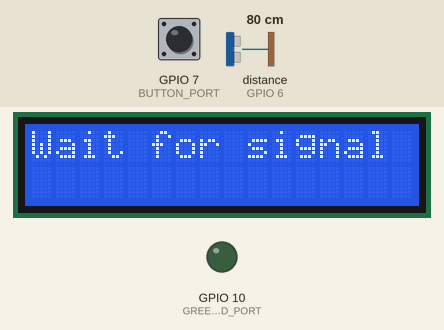
This sketch was run on a simulated ESP32-S3. On the bench: 16×2 character LCD, output pins drawn as LEDs (lit = HIGH). Inputs (shaded band) come from the test bench; at power-on: GPIO 7 (BUTTON_PORT) LOW, distance to the obstacle (sensor on GPIO 6) 80 cm. The echo pulse lasts 58.3 µs per cm; WiFi joins after 1.5 s; servers stay silent unless stated.

Above: at 18.2 s.
18.3 s: GPIO 7 (BUTTON_PORT) pulled HIGH for 0.15 s
At 18.9 s:
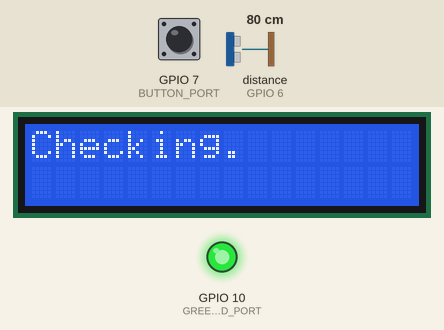
21.4 s: GPIO 7 (BUTTON_PORT) pulled HIGH for 1 s
At 23.1 s:
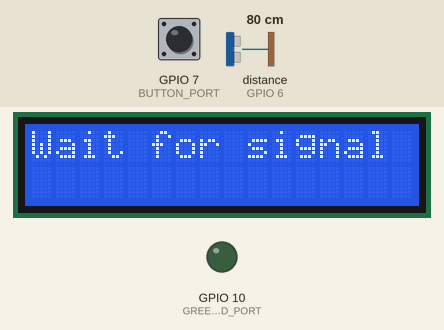
23.9 s: GPIO 7 (BUTTON_PORT) pulled HIGH for 0.15 s
At 26.5 s:
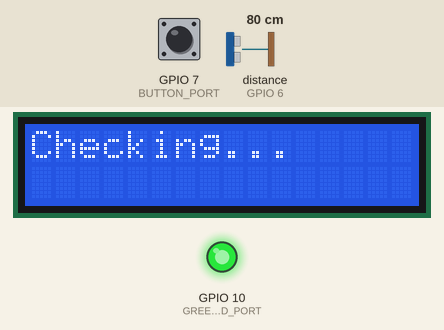
27.0 s: GPIO 7 (BUTTON_PORT) pulled HIGH for 3.2 s
At 28.5 s:
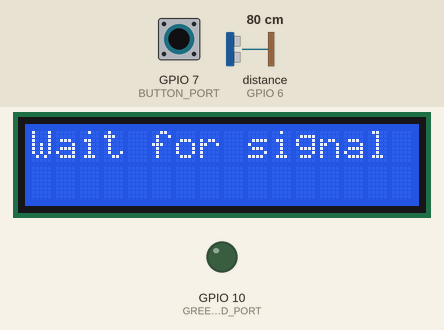
31.7 s: GPIO 7 (BUTTON_PORT) pulled HIGH for 0.15 s
At 38.0 s:
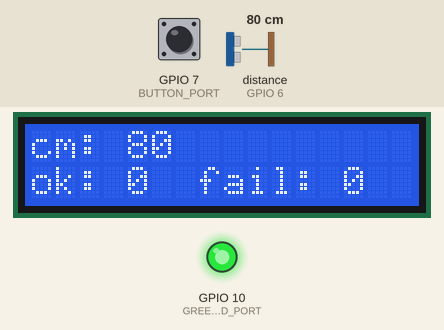
Timing chart, 0 to 38.8 s (numbered marks = the images above; inputs shaded):
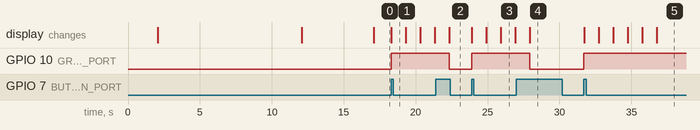

The sketch:

professorChecker_git.ino
```cpp
#include <LiquidCrystal.h>
#include <SPI.h>
#include <WiFi.h>

LiquidCrystal lcd(9, 8, 5, 4, 3, 2);

// wifi info
char* LOCAL_SSID = "XXX";
const char* LOCAL_PW = "XXX";

// server info
const char* SERVER_URL = "192.168.0.6";
const char* SERVER_PAGE = "/v1/check/checkin";
const int PORT = 8093;

// constant
const long TOGGLE_TIME = 200;
const short DIST_CHAIR = 60;
const long SENSOR_CHECK_DELAY = 10000;
const long SETUP_END_DELAY = 5000;

// digital port
const int GREEN_LED_PORT = 10;
const int BUTTON_PORT = 7;
const int ULTRA_SONIC_PORT = 6;

const int ULTRA_SONIC_RATE = 9600;
const int SENSING_COUNT = 5;
const long DELAY_PER_SENSOR_CHECKING = 1000;
const long WIFI_CONNECTION_WAIT_TIME = 5000;

int wifi_status = WL_IDLE_STATUS;
int _currentState = LOW;
int _prePressed = LOW;
int _checkCount = 0;
unsigned int _failCount = 0;
unsigned int _okCount = 0;

long _sensorCmArray[SENSING_COUNT] = {-1};
long _prePressedTime = 0;

boolean _preState = false;
boolean _wifiAvailable = true;

WiFiClient _client;

enum {
  US_WAITING = 0,
  US_RUNNING = 1
};

void setup()
{
  // LCD setup
  lcd.begin(16, 2);

  // ultra sonic setup
  Serial.begin(ULTRA_SONIC_RATE);

  // board setup
  pinMode(GREEN_LED_PORT, OUTPUT);
  pinMode(BUTTON_PORT, INPUT);

  // wifi setup
  if (WiFi.status() == WL_NO_SHIELD)
  {
    lcd.print("WiFi error");

    _wifiAvailable = false;
  }
  else
  {
    lcd.print("WiFi OK");

    _wifiAvailable = true;
  }

  delay(2000);

  while (wifi_status != WL_CONNECTED)
  {
    lcd.clear();
    lcd.setCursor(0, 0);
    lcd.print("Connecting WiFi");

    wifi_status = WiFi.begin(LOCAL_SSID, LOCAL_PW);

    delay(WIFI_CONNECTION_WAIT_TIME);
  }

  lcd.clear();
  lcd.setCursor(0, 0);
  lcd.print("Connected WiFi");
  lcd.setCursor(0, 1);
  lcd.print(LOCAL_SSID);

  delay(SETUP_END_DELAY);

  lcd.clear();
}

void loop()
{
  int is_pressed = digitalRead(BUTTON_PORT);

  long millis_time = millis();

  _currentState = toggleButton(is_pressed, millis_time);

  if ( (US_WAITING == _currentState) && _wifiAvailable )
  {
    lcd.setCursor(0, 0);
    lcd.print("Wait for signal");

    resetCheckCount();

    turnOffLED();
  }
  else if ( (US_RUNNING == _currentState) && _wifiAvailable )
  {
    turnOnLED();

    if (checkComplete())
    {
      long result_cm_value = filter(_sensorCmArray);

      if (300 >= result_cm_value)
      {
        boolean is_on_chair = checkChair(result_cm_value);

        displayResult(result_cm_value);

        if (compareChairState(is_on_chair))
        {
          // send to server
          sendDataToServer();

          clearStateInfo();
        }
        else
        {
          // dont send to server

          // accumulate time of current state.
        }

        delay(SENSOR_CHECK_DELAY);
      }
    }
    else
    {
      displayCheckMsg(_checkCount);
    }
  }
}

void clearStateInfo()
{
}

void sendDataToServer()
{
  char sending_string[128];

  sprintf(
    sending_string,
    "{\"state\":%d}",
    _preState
  );

  _client.stop();

  if (_client.connect(SERVER_URL, PORT))
  {
    ++_okCount;

    char out_buffer[256];

    sprintf(out_buffer, "POST %s HTTP/1.1", SERVER_PAGE);
    _client.println(out_buffer);

    _client.println("Host: XXX");
    _client.println("User-Agent: Arduino/1.0");
    _client.println("Content-Type:application/json");

    sprintf(out_buffer, "Content-Length: %u", strlen(sending_string));
    _client.println(out_buffer);
    _client.println();
    _client.println(sending_string);

    _client.println("Connection:close");

    lcd.clear();
    lcd.setCursor(0, 0);
    lcd.print("Sending success - ");
    lcd.print(_okCount);
  }
  else
  {
    ++_failCount;

    lcd.clear();
    lcd.setCursor(0, 0);
    lcd.print("Sending fail - ");
    lcd.print(_failCount);
  }
}

boolean checkChair(long result_cm_value)
{
  // sit up.
  if (result_cm_value > DIST_CHAIR)
  {
    return false;
  }

  // sit down.
  return true;
}

boolean compareChairState(boolean current_state)
{
  if (current_state != _preState)
  {
    _preState = current_state;

    return true;
  }

  return false;
}

long filter(long* sensor_cm_value_array)
{
//  // limit filter
//  for (int i = 0; i < SENSING_COUNT; ++i)
//  {
//    long value = sensor_cm_value_array[i];
//
//    if ( (value <= 0) || (value > 100))
//    {
//      sensor_cm_value_array[i] = -1;
//    }
//  }

  // min max filter
  long min_value = 99999;
  short min_value_index = -1;

  long max_value = -1;
  short max_value_index = -1;

  for (int i = 0; i < SENSING_COUNT; ++i)
  {
    int sensor_cm_value = sensor_cm_value_array[i];
    if (-1 == sensor_cm_value)
    {
      continue;
    }

    long indexed_min_value = min(min_value, sensor_cm_value);
    if (min_value != indexed_min_value)
    {
      min_value_index = i;
      min_value = indexed_min_value;
    }

    long indexed_max_value = max(max_value, sensor_cm_value);
    if (max_value != indexed_max_value)
    {
      max_value_index = i;
      max_value = indexed_max_value;
    }
  }

  if (-1 < min_value_index)
  {
    sensor_cm_value_array[min_value_index] = -1;
  }

  if (-1 < max_value_index)
  {
    sensor_cm_value_array[max_value_index] = -1;
  }

  // avarage
  long result_value = 0;
  short sum_count = 0;

  for (int i = 0; i < SENSING_COUNT; ++i)
  {
    long cm_value = sensor_cm_value_array[i];

    if (-1 < cm_value)
    {
      result_value += cm_value;
      ++sum_count;
    }
  }

  return (result_value / sum_count);
}

void displayResult(long cm)
{
  lcd.clear();
  lcd.setCursor(0, 0);
  lcd.print("cm: ");
  lcd.print(cm);
  lcd.setCursor(0, 1);

  lcd.print("ok: ");
  lcd.print(_okCount);

  lcd.print("  fail: ");
  lcd.print(_failCount);
}

void displayCheckMsg(int check_count)
{
  lcd.clear();
  lcd.setCursor(0, 0);
  lcd.print("Checking");

  for (int i = 0; i < check_count; ++i)
  {
    lcd.print(".");
  }

  delay(DELAY_PER_SENSOR_CHECKING);
}

int toggleButton(int is_pressed, long millis_time)
{
  if (
      (HIGH == is_pressed) &&
      (LOW == _prePressed) &&
      ((millis_time - _prePressedTime) > TOGGLE_TIME)
      )
  {
    _prePressedTime = millis_time;

    if (US_RUNNING == _currentState)
    {
      lcd.clear();

      return US_WAITING;
    }

    _currentState = US_RUNNING;

    return US_RUNNING;
  }

  _prePressed = is_pressed;

  return _currentState;
}

void turnOffLED()
{
  digitalWrite(GREEN_LED_PORT, LOW);
}

void turnOnLED()
{
  digitalWrite(GREEN_LED_PORT, HIGH);
}

void resetCheckCount()
{
  _checkCount = 0;
}

boolean checkComplete()
{
  if (_checkCount == SENSING_COUNT)
  {
    resetCheckCount();

    return true;
  }

  pinMode(ULTRA_SONIC_PORT, OUTPUT);
  digitalWrite(ULTRA_SONIC_PORT, LOW);
  delayMicroseconds(2);
  digitalWrite(ULTRA_SONIC_PORT, HIGH);
  delayMicroseconds(5);
  digitalWrite(ULTRA_SONIC_PORT, LOW);

  pinMode(ULTRA_SONIC_PORT, INPUT);

  long sensor_value = pulseIn(ULTRA_SONIC_PORT,  HIGH);

  _sensorCmArray[_checkCount] = msToCm(sensor_value);

  ++_checkCount;

  return false;
}

long msToCm(long ms)
{
  return ms / 29 / 2;
}
```

Measured:
- after the input at 18.3 s, GPIO 10 (GREEN_LED_PORT): LOW → HIGH at once; the display: changes at once (image 1)
- after the input at 21.4 s, GPIO 10 (GREEN_LED_PORT): HIGH → LOW after 0.94 s; the display: changes after 0.94 s (image 2)
- after the input at 23.9 s, GPIO 10 (GREEN_LED_PORT): LOW → HIGH at once; the display: first changes at once (image 3 shows a later state)
- after the input at 27.0 s, GPIO 10 (GREEN_LED_PORT): HIGH → LOW after 0.94 s; the display: changes after 0.94 s (image 4)
- after the input at 31.7 s, GPIO 10 (GREEN_LED_PORT): LOW → HIGH at once; the display: first changes at once (image 5 shows a later state)
